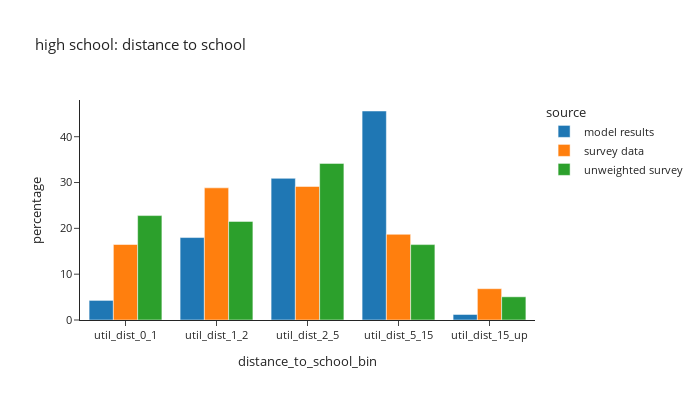
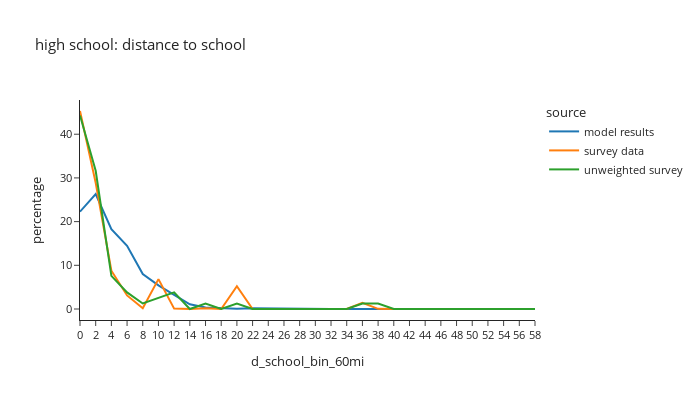

The code cell stored with these charts, in order, in its notebook:
### Code cell
# distance to school: high school
plot_distance(per_data,'is_highschool',"high school: distance to school")

### Figure 1 — Plotly figure (JSON) as saved in the notebook; plotly's stock layout.template omitted (floating-point values rounded to 4 significant figures)
{"data": [{"alignmentgroup": "True", "hovertemplate": "source=model results<br>distance_to_school_bin=%{x}<br>percentage=%{y}<extra></extra>", "legendgroup": "model results", "marker": {"color": "#1F77B4", "pattern": {"shape": ""}}, "name": "model results", "offsetgroup": "model results", "orientation": "v", "showlegend": true, "textposition": "auto", "type": "bar", "x": ["util_dist_0_1", "util_dist_1_2", "util_dist_2_5", "util_dist_5_15", "util_dist_15_up"], "xaxis": "x", "y": [4.278, 17.99, 30.92, 45.61, 1.205], "yaxis": "y"}, {"alignmentgroup": "True", "hovertemplate": "source=survey data<br>distance_to_school_bin=%{x}<br>percentage=%{y}<extra></extra>", "legendgroup": "survey data", "marker": {"color": "#FF7F0E", "pattern": {"shape": ""}}, "name": "survey data", "offsetgroup": "survey data", "orientation": "v", "showlegend": true, "textposition": "auto", "type": "bar", "x": ["util_dist_0_1", "util_dist_1_2", "util_dist_2_5", "util_dist_5_15", "util_dist_15_up"], "xaxis": "x", "y": [16.48, 28.84, 29.15, 18.7, 6.835], "yaxis": "y"}, {"alignmentgroup": "True", "hovertemplate": "source=unweighted survey<br>distance_to_school_bin=%{x}<br>percentage=%{y}<extra></extra>", "legendgroup": "unweighted survey", "marker": {"color": "#2CA02C", "pattern": {"shape": ""}}, "name": "unweighted survey", "offsetgroup": "unweighted survey", "orientation": "v", "showlegend": true, "textposition": "auto", "type": "bar", "x": ["util_dist_0_1", "util_dist_1_2", "util_dist_2_5", "util_dist_5_15", "util_dist_15_up"], "xaxis": "x", "y": [22.78, 21.52, 34.18, 16.46, 5.063], "yaxis": "y"}], "layout": {"barmode": "group", "font": {"size": 11}, "height": 400, "legend": {"title": {"text": "source"}, "tracegroupgap": 0}, "title": {"text": "high school: distance to school"}, "width": 700, "xaxis": {"anchor": "y", "domain": [0.0, 1.0], "title": {"text": "distance_to_school_bin"}}, "yaxis": {"anchor": "x", "domain": [0.0, 1.0], "title": {"text": "percentage"}}}}

### Figure 2 — Plotly figure (JSON) as saved in the notebook; plotly's stock layout.template omitted (floating-point values rounded to 4 significant figures)
{"data": [{"hovertemplate": "source=model results<br>d_school_bin_60mi=%{x}<br>percentage=%{y}<extra></extra>", "legendgroup": "model results", "line": {"color": "#1F77B4", "dash": "solid"}, "marker": {"symbol": "circle"}, "mode": "lines", "name": "model results", "orientation": "v", "showlegend": true, "type": "scatter", "x": ["0", "2", "4", "6", "8", "10", "12", "14", "16", "18", "20", "22", "24", "26", "28", "30", "32", "34", "36", "38", "40", "42", "44", "46", "48", "50", "52", "54", "56", "58"], "xaxis": "x", "y": [22.27, 26.29, 18.27, 14.48, 7.99, 5.406, 3.233, 1.071, 0.346, 0.1858, 0.05099, 0.1711, 0.1048, 0.08911, 0.0324, 0.01525, 0.00143, 0.0, 0.0, 0.0, 0.0, 0.0, 0.0, 0.0, 0.0, 0.0, 0.0, 0.0, 0.0, 0.0], "yaxis": "y"}, {"hovertemplate": "source=survey data<br>d_school_bin_60mi=%{x}<br>percentage=%{y}<extra></extra>", "legendgroup": "survey data", "line": {"color": "#FF7F0E", "dash": "solid"}, "marker": {"symbol": "circle"}, "mode": "lines", "name": "survey data", "orientation": "v", "showlegend": true, "type": "scatter", "x": ["0", "2", "4", "6", "8", "10", "12", "14", "16", "18", "20", "22", "24", "26", "28", "30", "32", "34", "36", "38", "40", "42", "44", "46", "48", "50", "52", "54", "56", "58"], "xaxis": "x", "y": [45.32, 28.88, 8.762, 3.107, 0.1827, 6.834, 0.08641, 0.0, 0.1588, 0.0, 5.223, 0.0, 0.0, 0.0, 0.0, 0.0, 0.0, 0.0, 1.412, 0.04129, 0.0, 0.0, 0.0, 0.0, 0.0, 0.0, 0.0, 0.0, 0.0, 0.0], "yaxis": "y"}, {"hovertemplate": "source=unweighted survey<br>d_school_bin_60mi=%{x}<br>percentage=%{y}<extra></extra>", "legendgroup": "unweighted survey", "line": {"color": "#2CA02C", "dash": "solid"}, "marker": {"symbol": "circle"}, "mode": "lines", "name": "unweighted survey", "orientation": "v", "showlegend": true, "type": "scatter", "x": ["0", "2", "4", "6", "8", "10", "12", "14", "16", "18", "20", "22", "24", "26", "28", "30", "32", "34", "36", "38", "40", "42", "44", "46", "48", "50", "52", "54", "56", "58"], "xaxis": "x", "y": [44.3, 31.65, 7.595, 3.797, 1.266, 2.532, 3.797, 0.0, 1.266, 0.0, 1.266, 0.0, 0.0, 0.0, 0.0, 0.0, 0.0, 0.0, 1.266, 1.266, 0.0, 0.0, 0.0, 0.0, 0.0, 0.0, 0.0, 0.0, 0.0, 0.0], "yaxis": "y"}], "layout": {"font": {"size": 11}, "height": 400, "legend": {"title": {"text": "source"}, "tracegroupgap": 0}, "title": {"text": "high school: distance to school"}, "width": 700, "xaxis": {"anchor": "y", "domain": [0.0, 1.0], "title": {"text": "d_school_bin_60mi"}}, "yaxis": {"anchor": "x", "domain": [0.0, 1.0], "title": {"text": "percentage"}}}}
